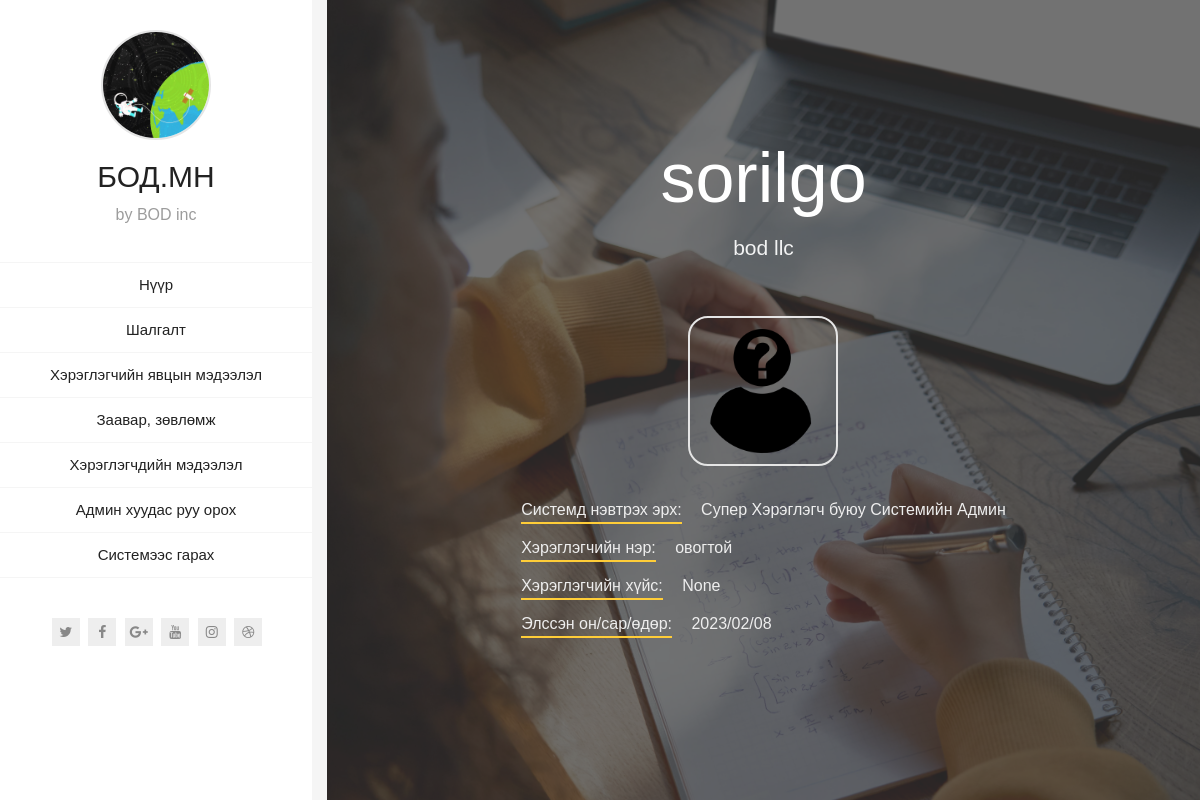
Page / (signed in) on the earlier database version.
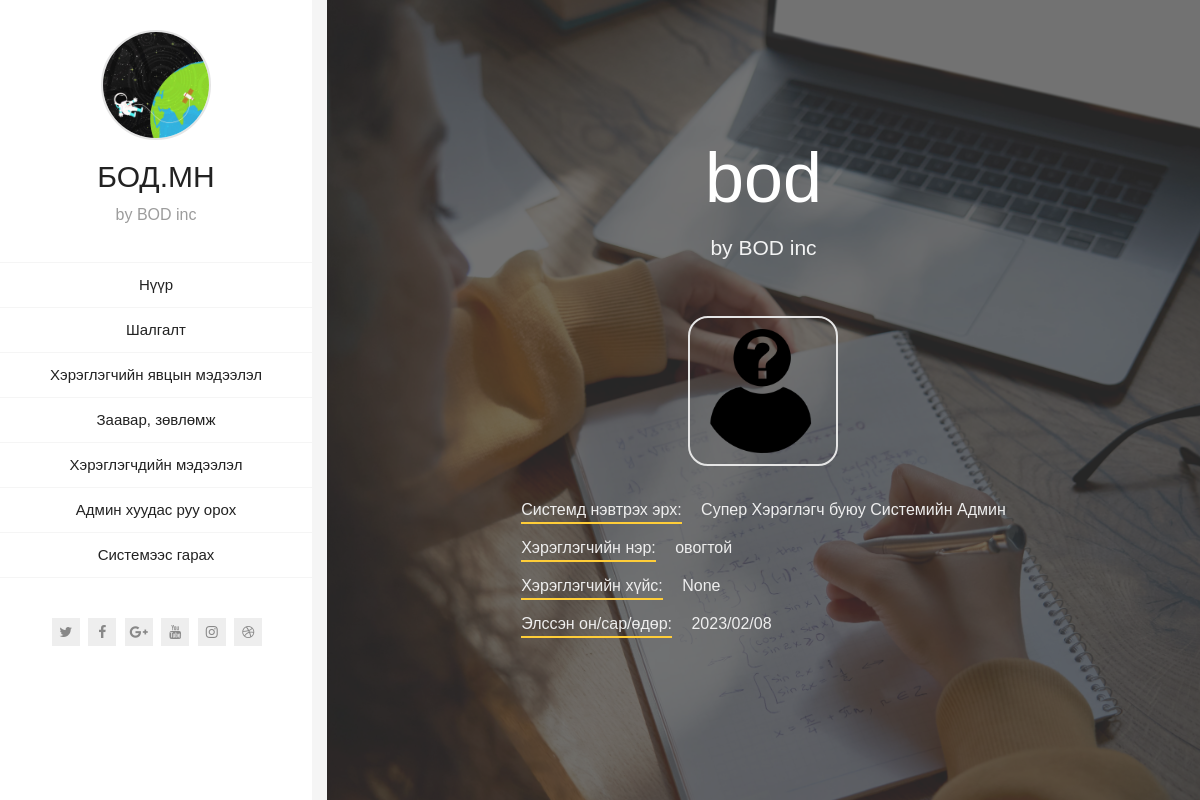
Same page on the later database version.
### home/models.py (models this page shows)
class home_info(models.Model):
    home_title = models.CharField(
        max_length = 200,
        verbose_name = "Нүүр хуудасны гарчиг"
    )
    home_copyright = models.CharField(
        max_length = 200,
        verbose_name = "Оюуны өмч",
        help_text = "Ихэвчлэн BRAINMUSCLE INC гэж байна."
    )
    home_description = models.CharField(
        max_length = 200,
        verbose_name = "Оюыны өмч",
        help_text = ""
    )
    home_rule = models.TextField(
         verbose_name = "Сайтны зорилго"
    )
    home_address = models.TextField(
        verbose_name = "Хаяг",
        help_text = ""
    )
    home_email = models.EmailField(
        verbose_name = "Цахим хаяг",
        help_text = "Ихэвчлэн bod@gmail.com байх бол уу"
    )
    home_phone = models.CharField(
        max_length = 200,
        verbose_name = "Холбоо барих дугаар",
        help_text = ""
    )
    home_time = models.CharField(max_length = 200)
    class Meta:
        verbose_name = "Нүүр хуудасны мэдээлэл"
        verbose_name_plural = "Нүүр хуудасны мэдээлэл"

class user_info(models.Model):
    user = models.OneToOneField(
       User,
       on_delete = models.CASCADE,
       verbose_name = "Хэрэглэгчийн нэр"
    )
    phone = models.CharField(
       max_length=256,
       blank=True,
       null=True,
       verbose_name = "Холбоо барих дугаар"
    )
    gender = models.CharField(
        max_length = 1,
        choices = (('m', 'Эрэгтэй'), ('f', 'Эмэгтэй')),
        blank = True,
        null = True,
        verbose_name = "Хүйс"
    )
    image = models.ImageField(
        default='default.png',
        upload_to='profile_pics/'
    )
    add_info = models.CharField(
        max_length = 300,
        verbose_name = "Нэмэлт мэдээлэл",
        blank = True,
        null = True,
        help_text = "Сургууль, анги гэх мэт нэмэлт хэрэг болж магадгүй мэдээлэл оруулах"
    )
    class Meta:
        verbose_name = "Хэрэглэгч нэмэх болон бүртгэх"
        verbose_name_plural = "Хэрэглэгч нэмэх болон бүртгэх"

### home/views.py (the view)
# urls.py: path("", home.views.home_page, name = 'home_page'),
def home_page(request):
    home_info1 = home_info.objects.all()
    return render(request, 'home_page/home.html', {'home_info1':home_info1})

### home/templates/home_page/home.html (shortened to what this page needs)
 {% extends "base.html" %}{% load static %} {% load i18n %}{% block title %}{% trans "Нүүр хуудас" %}{% endblock %}{% block content %}
<section class="pt-page section-with-bg section-paddings-0" style="background-image: url({% static 'home_page_bg_1.jpg' %});" data-id="">
    <div class="home-page-block">
        {% for home in home_info1.all %}
        <div class="v-align">
            <h2>{{ home.home_title }}</h2>
            <div id="rotate" class="text-rotate">
                <div>
                    <p class="home-page-description">{{ home.home_copyright }}</p>
                </div>
            </div>
            <div class="block end" style="text-align: center">
                <ul class="info-list">
                    {% if user.is_authenticated %}
                    <li>
                                    <div style="position: relative; margin: 30px auto 20px; max-width: 150px; text-align: center; z-index: 0;">
                                        <img style="position: relative; border-radius: 20px; border: 2px solid #e5e5e5;"
                                            src="/media/{{ user.user_info.image }}"
                                            alt="image">
                                    </div>
                                </li>
                                <li>
                                    <span class="title">
                                        Системд нэвтрэх эрх:
                                    </span>
                                    {%if user.is_superuser is True %}
                                        Супер Хэрэглэгч буюу Системийн Админ
                                    {% else %}
                                        СОРИЛГО.МН цахим боловсролын системийн хэрэглэгч буюу сурагч
                                    {% endif %}
                                </li>
                                <li>
                                    <span class="title">Хэрэглэгчийн нэр:</span>{{user.last_name}} овогтой {{user.first_name}}
                                </li>
                                <li>
                                    <span class="title">Хэрэглэгчийн хүйс:</span>
                                    {{user.user_info.get_gender_display}}
                                </li>
                                <li>
                                    <span class="title">Элссэн он/сар/өдөр:</span>
                                    {{user.date_joined|date:"Y/m/d"}}
                                </li>
                    {% endif %}
                </ul>
            </div>
        </div>
        {% endfor %}
    </div>
</section>{% endblock content %}

### home/templates/base.html (shortened to what this page needs)
{% load static %}{% load i18n %}
<!DOCTYPE html>
<html lang="en" class="no-js">
<head>
    <link rel="stylesheet" href="{% static 'css/bootstrap.css' %}">
    <link rel="stylesheet" href="{% static 'css/normalize.css' %}">
    <link rel="stylesheet" href="{% static 'css/transition-animations.css' %}">
    <link rel="stylesheet" href="{% static 'css/owl.carousel.css' %}">
    <link rel="stylesheet" href="{% static 'css/magnific-popup.css' %}">
    <link rel="stylesheet" href="{% static 'css/animate.css' %}">
    <link rel="stylesheet" href="{% static 'css/main.css' %}" type="text/css">
</head>
<body oncontextmenu="return false;" class="upload">
    <div id="page" class="page">
        <header id="site_header" class="header mobile-menu-hide">
            <div class="my-photo">
                <img src="{% static 'my_photo.jpg'%}" alt="image">
            </div>
            <div class="site-title-block">
                <h1 class="site-title">БОД.МН</h1>
                <p class="site-description">by BOD inc</p>
            </div>
            <div class="site-nav">
                <ul id="nav" class="site-main-menu">
                    <li>
                        <a class="pt" href="{% url 'home_page' %}">Нүүр</a>
                    </li>
                    {% if user.is_authenticated %}
                    <li>
                        <a href="{% url 'quiz_index' %}">Шалгалт</a>
                    </li>
                    <li>
                        <a href="{% url 'quiz_progress' %}">Хэрэглэгчийн явцын мэдээлэл</a>
                    </li>
                    <li>
                        <a href="{% url 'help_page' %}">Заавар, зөвлөмж</a>
                    </li>
                    {%if user.is_superuser is True %}
                    <li>
                        <a href="{% url 'quiz_marking' %}">Хэрэглэгчдийн мэдээлэл</a>
                    </li>
                    <li>
                        <a href="{% url 'admin:index' %}">Админ хуудас руу орох</a>
                    </li>
                    {% endif %} {% endif %}
                    <li>
                        {% if user.is_authenticated %}
                        <a href="{% url 'logout' %}">Системээс гарах</a> {% else %}
                        <a href="{% url 'login' %}">Цахим шалгалт өгөх</a> {% endif %}
                    </li>
                </ul>
                <ul class="social-links">
                    <li><a class="tip social-button" href="#" title="Twitter"><i class="fa fa-twitter"></i></a></li>
                    <li><a class="tip social-button" href="https://www.facebook.com/bodmn/" title="Facebook"><i
                                class="fa fa-facebook"></i></a></li>
                    <li><a class="tip social-button" href="#" title="Google Plus"><i class="fa fa-google-plus"></i></a>
                    </li>
                    <li><a class="tip social-button"
                            href="https://www.youtube.com/channel/UCteGI98wkpws9MBlS4G6uwQ?view_as=subscriber"
                            title="Youtube"><i class="fa fa-youtube"></i></a></li>
                    <li><a class="tip social-button" href="https://www.instagram.com/bodmn" title="instagram"><i
                                class="fa fa-instagram"></i></a></li>
                    <li><a class="tip social-button" href="#" title="Dribbble"><i class="fa fa-dribbble"></i></a></li>
                </ul>
            </div>
        </header>
        <div id="main" class="site-main">
            <div class="pt-wrapper">
                <div class="subpages">
                    {% block content %} {% endblock content %}
                </div>
            </div>
        </div>
    </div>
</body>
</html>

Differences in the rows shown:
changed home_info: home_title "sorilgo" → "bod"; home_copyright "bod llc" → "by BOD inc"
